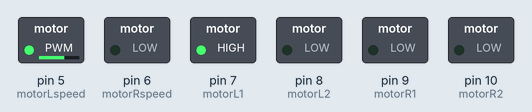
This sketch was run on a simulated Arduino Uno, built with avr-gcc and run on an emulated ATmega328P. On the bench: switched loads named in the sketch (green lamp = pin HIGH). What the sketch prints to the serial monitor is not drawn.

Above: at 0.1 s.
Timing chart, 0 to 1.6 s (numbered marks = the images above):
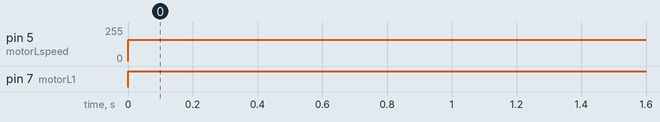

Measured:
- by itself, pin 5 (motorLspeed): 0/255 → 160/255 at 0.00 s
- by itself, pin 7 (motorL1): LOW → HIGH at 0.00 s

The sketch:

L298N_motor_Test.ino
```cpp
//#include<L298N_motor_Test.h>
//l298N motor run
//L293N connection

const int v_speed = 150;
const int motorLspeed = 5;
const int motorRspeed = 6;
const int motorL1 = 7;
const int motorL2 = 8;
const int motorR1 = 9;
const int motorR2 = 10;
int flag = 0;


void setup() {
  // put your setup code here, to run once:
  pinMode(motorR2,OUTPUT);
  pinMode(motorR1,OUTPUT);
  pinMode(motorL1,OUTPUT);
  pinMode(motorL2,OUTPUT);
  pinMode(motorLspeed,OUTPUT);
  pinMode(motorRspeed,OUTPUT);

  Serial.begin(300);

}


void forward(){
  analogWrite(motorRspeed,120);
  analogWrite(motorLspeed,120);//0.8v
  digitalWrite(motorR1,HIGH);
  digitalWrite(motorR2,LOW);
  digitalWrite(motorL1,HIGH);
  digitalWrite(motorL2,LOW);
  Serial.println("FORWARD");
}

void backward(){
  digitalWrite(motorR1,LOW);
  digitalWrite(motorR2,HIGH);
  digitalWrite(motorL1,LOW);
  digitalWrite(motorL2,HIGH);
  Serial.println("BACKWARD");

}

void right(){
  analogWrite(motorRspeed,0);
  analogWrite(motorLspeed,160);//1.65 aactually 6v
  digitalWrite(motorL1,HIGH);
  digitalWrite(motorL2,LOW);
  digitalWrite(motorR1,LOW);
  digitalWrite(motorR2,LOW);
  Serial.println("RIGHT");

}

void left(){
  analogWrite(motorRspeed,160);//1.65
  analogWrite(motorLspeed,0);
  digitalWrite(motorR1,HIGH);
  digitalWrite(motorR2,LOW);
  digitalWrite(motorL1,LOW);
  digitalWrite(motorL2,LOW);
  Serial.println("LEFT");

}

void reverse(){
  analogWrite(motorRspeed,150);//1.5v
  analogWrite(motorLspeed,150);
  digitalWrite(motorR1,HIGH);
  digitalWrite(motorR2,LOW);
  digitalWrite(motorL1,LOW);
  digitalWrite(motorL2,HIGH);
  Serial.println("REVERSE");

}

void Stop(){
  analogWrite(motorRspeed,0);
  analogWrite(motorLspeed,0);
  analogWrite(motorR1,LOW);
  analogWrite(motorR2,LOW);
  analogWrite(motorL1,LOW);
  analogWrite(motorL2,LOW);
  Serial.println("STOP");
}

void loop() {
  // put your main code here, to run repeatedly:

  int flag = 0;
  do{
    right();
    flag = flag++;
  }while(flag<10);

  if (flag == 0){
    Serial.println(flag);
    forward();
    flag =1;
    delay(1000);

  }
  else if(flag == 1){
    Serial.println(flag);
    left();
    flag = 2;
    delay(1000);
  }
  else if(flag ==2){
    Serial.println(flag);
    right();
    flag = 3;
   delay(1000);
  }
  else if(flag == 3){
    Serial.println(flag);
    backward();
    flag =4;
    delay(1000);
  }
  else if(flag == 4){
    Serial.println(flag);
    reverse();
   flag = 5;
    delay(1000);
  }
  else{
    Serial.println(flag);
    Stop();
    flag = 0;
    delay(1000);

  }

}
```
